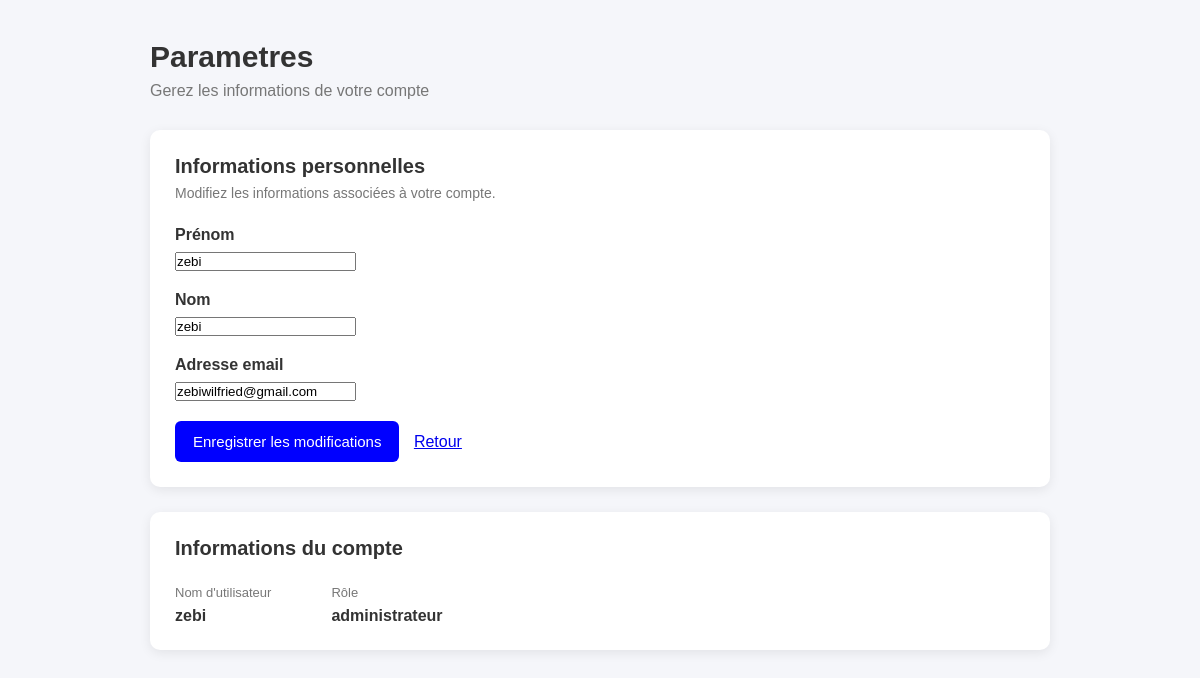
Screenshot of /parametres/ (signed in) with the database file from the repository.
### pages/models.py (models this page shows, shortened)
class Utilisateur(AbstractUser):
    ChoiceRole = (
        ('admin','administrateur'),
        ('enseignant','enseignant' ),
        ('etudiant','etudiant')
    )
    role = models.CharField(
        max_length= 25,
        choices=ChoiceRole,
        default='etudiant'
    )
    email = models.EmailField(unique=True)
    REQUIRED_FIELDS = ['email', 'first_name', 'last_name', 'role']

### pages/views.py (the view)
# urls.py: path('parametres/',parametres, name='parametres' ),
@login_required
def parametres(request):
    utilisateur = request.user
    if request.method == "POST":
        form = UtilisateurInfoForm(request.POST, instance=utilisateur)
        if form.is_valid():
            form.save()
            messages.success( request,  "Vos informations ont ete modifiees avec succes.")
            return redirect("parametres")
    else:
        form = UtilisateurInfoForm(instance=utilisateur)
        context = {
                    "form": form,
                    "utilisateur": utilisateur
                }
    return render(request, "parametres.html",context )

### pages/forms.py
class UtilisateurInfoForm(forms.ModelForm):
    class Meta:
        model = Utilisateur
        fields = [
            'first_name',
            'last_name',
            'email',
        ]
        widgets = {
            'first_name':forms.TextInput(attrs={
                'placeholder': 'Veuillez entrer votre nom '
            }
            ),
            'last_name':forms.TextInput(attrs={
                'placeholder':'Veuillez entrer prenom '
            }
            ),
            'email': forms.EmailInput(attrs={
                'placeholder':'Veuillez entrer votre email'
            })
        }

### templates/parametres.html (shortened to what this page needs)
{% load static %}
<!DOCTYPE html>
<html lang="fr">
<head>
    <link rel="stylesheet"
          href="{% static 'css/parametres.css' %}?v=2.0">
</head>
<body>
<div class="global">
    <div class="parametres">
        <div class="settings-header">
            <h1>
                <span>Parametres</span>
            </h1>
            <p>
                Gerez les informations de votre compte
            </p>
        </div>
        <div class="settings-card">
            <div class="card-header">
                <div>
                    <h2>
                        Informations personnelles
                    </h2>
                    <p>
                        Modifiez les informations associées à votre compte.
                    </p>
                </div>
            </div>
            <form method="POST">
                <div class="form-group">
                    <label for="{{ form.first_name.id_for_label }}">
                        Prénom
                    </label>
                    {{ form.first_name }}
                </div>
                <div class="form-group">
                    <label for="{{ form.last_name.id_for_label }}">
                        Nom
                    </label>
                    {{ form.last_name }}
                </div>
                <div class="form-group">
                    <label for="{{ form.email.id_for_label }}">
                        Adresse email
                    </label>
                    {{ form.email }}
                </div>
                <button type="submit"
                        class="btn-primary">
                    Enregistrer les modifications
                </button>
                    <a
                    href="{% url 'dashboardadmin' %}"
                    class="Retour"
                >
                    Retour
                </a>
            </form>
        </div>
        <div class="settings-card">
            <div class="card-header">
                <h2>
                    Informations du compte
                </h2>
            </div>
            <div class="account-info">
                <div>
                    <span class="label">
                        Nom d'utilisateur
                    </span>
                    <strong>
                        {{ utilisateur.username }}
                    </strong>
                </div>
                <div>
                    <span class="label">
                        Rôle
                    </span>
                    <strong>
                        {{ utilisateur.get_role_display }}
                    </strong>
                </div>
            </div>
        </div>
    </div>
</div>
</body>
</html>

### static/css/parametres.css (style rules this page uses)
* { margin: 0; padding: 0; box-sizing: border-box; }
body { font-family: Arial, sans-serif; background: #f5f6fa; color: #333; }
.global { width: 100%; min-height: 100vh; padding: 40px; }
.parametres { max-width: 900px; margin: 0 auto; }
.settings-header { margin-bottom: 30px; }
.settings-header h1 { font-size: 30px; margin-bottom: 8px; }
.settings-header p { color: #777; }
.settings-card { background: white; padding: 25px; margin-bottom: 25px; border-radius: 10px; box-shadow: 0 3px 12px rgba(0, 0, 0, 0.08); }
.card-header { margin-bottom: 25px; }
.card-header h2 { font-size: 20px; margin-bottom: 7px; }
.card-header p { color: #777; font-size: 14px; }
.form-group { margin-bottom: 20px; }
.form-group label { display: block; margin-bottom: 8px; font-weight: bold; }
.btn-primary, .btn-secondary { display: inline-block; padding: 12px 18px; border-radius: 6px; text-decoration: none; border: none; cursor: pointer; font-size: 15px; margin-right: 10px; }
.btn-primary { background:blue; color: white; }
.account-info { display: flex; gap: 60px; }
.account-info div { display: flex; flex-direction: column; gap: 7px; }
.label { color: #777; font-size: 13px; }

### rows the page displays
Utilisateur: first_name "zebi", last_name "zebi", email "zebiwilfried@gmail.com", username "zebi", role "administrateur"
